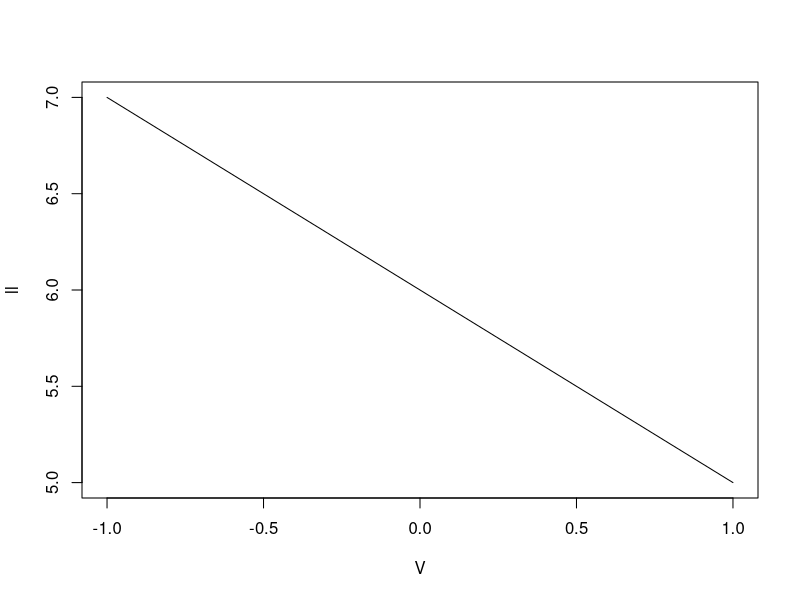
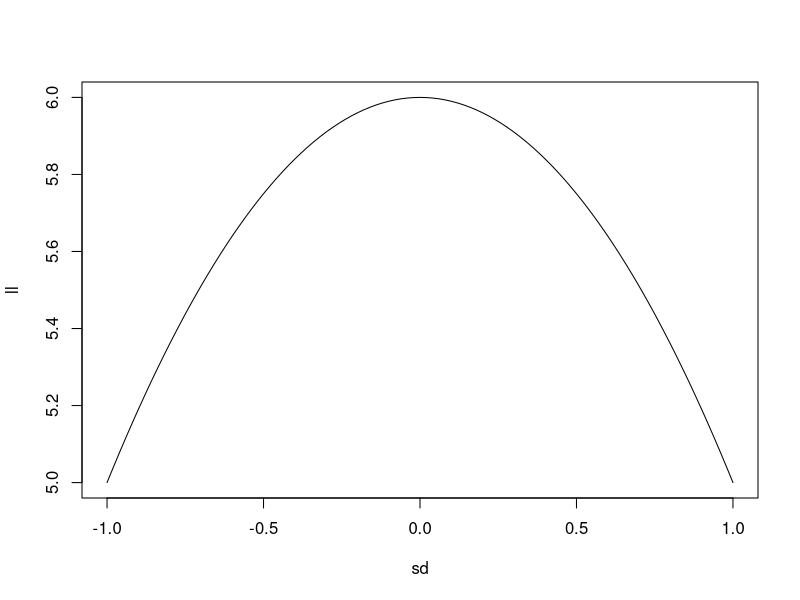

These charts were generated, in order, by the following R code:
ll <- function(V){
	return(6-V)
}

curve(ll(x)
	, from=-1, to=1
	, xlab = "V", ylab="ll"
)

curve(ll(x^2)
	, from=-1, to=1
	, xlab = "sd", ylab="ll"
)
